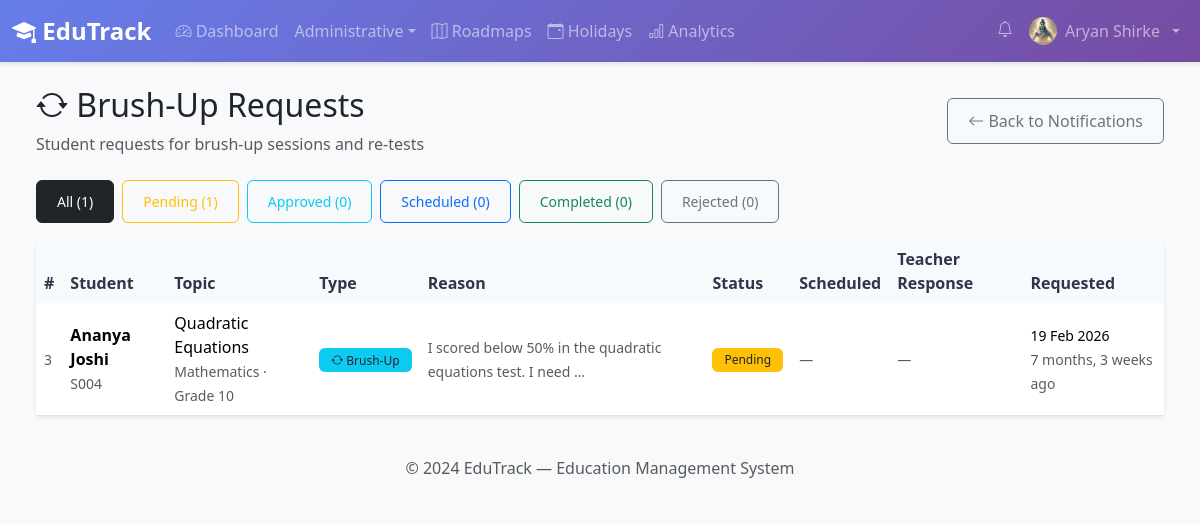
Screenshot of /admin-panel/brushups/ (signed in) with the database file from the repository.
### core/models.py (models this page shows, shortened)
class UserProfile(models.Model):
    ROLE_CHOICES = [
        ('admin', 'Administrator'),
        ('teacher', 'Teacher'),
        ('student', 'Student'),
        ('parent', 'Parent'),
    ]
    user = models.OneToOneField(
        User,
        on_delete=models.CASCADE,
        related_name='profile'
    )
    role = models.CharField(
        max_length=20,
        choices=ROLE_CHOICES,
        default='student'
    )
    phone_number = models.CharField(
        max_length=15,
        blank=True,
        help_text='Contact phone number'
    )
    profile_photo = models.ImageField(
        upload_to='profile_photos/',
        null=True,
        blank=True,
        validators=[validate_image_extension],
        help_text='Profile picture (JPG, PNG, GIF)'
    )
    date_of_birth = models.DateField(null=True, blank=True)
    address = models.TextField(blank=True, help_text='Residential address')
    pending_amount = models.DecimalField(
        max_digits=10,
        decimal_places=2,
        default=0.00,
        help_text='Running total of unpaid/overdue fees (auto-updated)'
    )
    created_at = models.DateTimeField(auto_now_add=True)
    updated_at = models.DateTimeField(auto_now=True)
    class Meta:
        verbose_name = 'User Profile'
        verbose_name_plural = 'User Profiles'
        ordering = ['user__first_name', 'user__last_name']

class BrushUpRequest(models.Model):
    REQUEST_TYPE_CHOICES = [
        ('brushup', 'Brush-Up Session'),
        ('retest', 'Re-test Request'),
    ]
    STATUS_CHOICES = [
        ('pending', 'Pending'),
        ('approved', 'Approved'),
        ('scheduled', 'Scheduled'),
        ('completed', 'Completed'),
        ('rejected', 'Rejected'),
    ]
    student = models.ForeignKey(Student, on_delete=models.CASCADE, related_name='brushup_requests')
    topic = models.ForeignKey(RoadmapTopic, on_delete=models.CASCADE, related_name='brushup_requests')
    request_type = models.CharField(max_length=20, choices=REQUEST_TYPE_CHOICES)
    reason = models.TextField()
    status = models.CharField(max_length=20, choices=STATUS_CHOICES, default='pending')
    scheduled_date = models.DateTimeField(null=True, blank=True)
    teacher_response = models.TextField(blank=True)
    created_at = models.DateTimeField(auto_now_add=True)
    updated_at = models.DateTimeField(auto_now=True)
    class Meta:
        verbose_name = 'Brush-Up Request'
        verbose_name_plural = 'Brush-Up Requests'
        ordering = ['-created_at']

class Student(models.Model):
    user = models.OneToOneField(
        User,
        on_delete=models.CASCADE,
        related_name='student'
    )
    roll_number = models.CharField(
        max_length=20,
        unique=True,
        blank=True,
        default='',
    )
    grade = models.CharField(max_length=10, help_text='Current grade/class')
    section = models.CharField(max_length=5, help_text='Section (A, B, C, etc.)')
    parent = models.ForeignKey(
        User,
        on_delete=models.SET_NULL,
        null=True,
        blank=True,
        related_name='children',
        limit_choices_to={'profile__role': 'parent'},
        help_text='Parent/Guardian'
    )
    admission_date = models.DateField(default=date.today)
    phone_number = models.CharField(
        max_length=15,
        help_text='Student contact phone number e.g. 9187263541'
    )
    address = models.TextField(
        help_text='Student residential address e.g. Viman Nagar, Pune'
    )
    is_active = models.BooleanField(default=True)
    blood_group = models.CharField(max_length=5, blank=True)
    medical_conditions = models.TextField(blank=True)
    created_at = models.DateTimeField(auto_now_add=True)
    updated_at = models.DateTimeField(auto_now=True)
    class Meta:
        verbose_name = 'Student'
        verbose_name_plural = 'Students'
        ordering = ['grade', 'section', 'roll_number']
        indexes = [
            models.Index(fields=['grade', 'section']),
            models.Index(fields=['roll_number']),
        ]

class RoadmapTopic(models.Model):
    STATUS_CHOICES = [
        ('not_started', 'Not Started'),
        ('in_progress', 'In Progress'),
        ('completed', 'Completed'),
        ('upcoming', 'Upcoming'),
    ]
    title = models.CharField(max_length=200)
    description = models.TextField(blank=True)
    parent_topic = models.ForeignKey(
        'self',
        on_delete=models.CASCADE,
        null=True,
        blank=True,
        related_name='subtopics',
        help_text='Parent topic for hierarchy'
    )
    order = models.IntegerField(default=0)
    status = models.CharField(max_length=20, choices=STATUS_CHOICES, default='upcoming')
    created_by = models.ForeignKey(
        User,
        on_delete=models.SET_NULL,
        null=True,
        blank=True,
        related_name='roadmap_topics'
    )
    subject = models.CharField(max_length=100, blank=True)
    grade = models.CharField(max_length=10, blank=True)
    estimated_hours = models.IntegerField(null=True, blank=True)
    resources = models.TextField(blank=True)
    test_scheduled = models.DateField(null=True, blank=True, help_text='Scheduled test date')
    test_title = models.CharField(max_length=200, blank=True)
    test_duration = models.IntegerField(null=True, blank=True, help_text='Test duration in minutes')
    created_at = models.DateTimeField(auto_now_add=True)
    updated_at = models.DateTimeField(auto_now=True)
    class Meta:
        verbose_name = 'Roadmap Topic'
        verbose_name_plural = 'Roadmap Topics'
        ordering = ['order', 'title']
        indexes = [
            models.Index(fields=['order']),
            models.Index(fields=['status']),
            models.Index(fields=['created_by']),
        ]

### core/views.py (the view)
# urls.py: path('admin-panel/brushups/', AdminBrushUpListView.as_view(), name='admin_brushups'),
class AdminBrushUpListView(LoginRequiredMixin, AdminRequiredMixin, View):
    template_name = 'admin/brushup_list.html'
    def get(self, request):
        status_filter = request.GET.get('status', '')
        brushups = BrushUpRequest.objects.select_related(
            'student__user', 'topic'
        ).order_by('-created_at')
        if status_filter:
            brushups = brushups.filter(status=status_filter)
        context = {
            'brushups':        brushups,
            'status_filter':   status_filter,
            'all_count':       BrushUpRequest.objects.count(),
            'pending_count':   BrushUpRequest.objects.filter(status='pending').count(),
            'approved_count':  BrushUpRequest.objects.filter(status='approved').count(),
            'scheduled_count': BrushUpRequest.objects.filter(status='scheduled').count(),
            'completed_count': BrushUpRequest.objects.filter(status='completed').count(),
            'rejected_count':  BrushUpRequest.objects.filter(status='rejected').count(),
        }
        return render(request, self.template_name, context)

### core/views.py (called while the page is built)
    def test_func(self):
        return (
            self.request.user.is_superuser or
            (hasattr(self.request.user, 'profile') and
             self.request.user.profile.role == 'admin')
        )

### templates/admin/brushup_list.html (shortened to what this page needs)
{% extends 'base.html' %}
{% block content %}
<div class="container-fluid">
  <div class="d-flex justify-content-between align-items-center mb-4">
    <div>
      <h2><i class="bi bi-arrow-repeat"></i> Brush-Up Requests</h2>
      <p class="text-muted mb-0">Student requests for brush-up sessions and re-tests</p>
    </div>
    <a href="{% url 'admin_notifications' %}" class="btn btn-outline-secondary">
      <i class="bi bi-arrow-left"></i> Back to Notifications
    </a>
  </div>
  <div class="d-flex gap-2 mb-3 flex-wrap">
    <a href="?status=" class="btn btn-sm {% if not status_filter %}btn-dark{% else %}btn-outline-dark{% endif %}">
      All ({{ all_count }})
    </a>
    <a href="?status=pending" class="btn btn-sm {% if status_filter == 'pending' %}btn-warning{% else %}btn-outline-warning{% endif %}">
      Pending ({{ pending_count }})
    </a>
    <a href="?status=approved" class="btn btn-sm {% if status_filter == 'approved' %}btn-info{% else %}btn-outline-info{% endif %}">
      Approved ({{ approved_count }})
    </a>
    <a href="?status=scheduled" class="btn btn-sm {% if status_filter == 'scheduled' %}btn-primary{% else %}btn-outline-primary{% endif %}">
      Scheduled ({{ scheduled_count }})
    </a>
    <a href="?status=completed" class="btn btn-sm {% if status_filter == 'completed' %}btn-success{% else %}btn-outline-success{% endif %}">
      Completed ({{ completed_count }})
    </a>
    <a href="?status=rejected" class="btn btn-sm {% if status_filter == 'rejected' %}btn-secondary{% else %}btn-outline-secondary{% endif %}">
      Rejected ({{ rejected_count }})
    </a>
  </div>
  <div class="card shadow-sm">
    <div class="card-body p-0">
      <div class="table-responsive">
        <table class="table table-hover align-middle mb-0">
          <thead class="table-dark">
            <tr>
              <th>#</th>
              <th>Student</th>
              <th>Topic</th>
              <th>Type</th>
              <th>Reason</th>
              <th>Status</th>
              <th>Scheduled</th>
              <th>Teacher Response</th>
              <th>Requested</th>
            </tr>
          </thead>
          <tbody>
            {% for req in brushups %}
            <tr>
              <td class="text-muted small">{{ req.id }}</td>
              <td>
                <div class="fw-semibold">{{ req.student.user.get_full_name }}</div>
                <small class="text-muted">{{ req.student.roll_number }}</small>
              </td>
              <td>
                <div>{{ req.topic.title }}</div>
                <small class="text-muted">
                  {{ req.topic.subject|default:"—" }}
                  {% if req.topic.grade %} · Grade {{ req.topic.grade }}{% endif %}
                </small>
              </td>
              <td>
                {% if req.request_type == 'brushup' %}
                  <span class="badge bg-info text-dark"><i class="bi bi-arrow-repeat"></i> Brush-Up</span>
                {% else %}
                  <span class="badge bg-primary"><i class="bi bi-pencil-square"></i> Re-test</span>
                {% endif %}
              </td>
              <td>
                <span class="text-muted small">{{ req.reason|truncatechars:60 }}</span>
              </td>
              <td>
                {% if req.status == 'pending' %}
                  <span class="badge bg-warning text-dark">Pending</span>
                {% elif req.status == 'approved' %}
                  <span class="badge bg-info text-dark">Approved</span>
                {% elif req.status == 'scheduled' %}
                  <span class="badge bg-primary">Scheduled</span>
                {% elif req.status == 'completed' %}
                  <span class="badge bg-success">Completed</span>
                {% elif req.status == 'rejected' %}
                  <span class="badge bg-secondary">Rejected</span>
                {% endif %}
              </td>
              <td>
                {% if req.scheduled_date %}
                  <small>{{ req.scheduled_date|date:"d M Y, H:i" }}</small>
                {% else %}
                  <span class="text-muted small">—</span>
                {% endif %}
              </td>
              <td>
                {% if req.teacher_response %}
                  <span class="text-muted small">{{ req.teacher_response|truncatechars:50 }}</span>
                {% else %}
                  <span class="text-muted small">—</span>
                {% endif %}
              </td>
              <td>
                <small>{{ req.created_at|date:"d M Y" }}</small><br>
                <small class="text-muted">{{ req.created_at|timesince }} ago</small>
              </td>
            </tr>
            {% endfor %}
          </tbody>
        </table>
      </div>
    </div>
  </div>
</div>
{% endblock %}

### templates/base.html (shortened to what this page needs)
{% load static %}
<!DOCTYPE html>
<html lang="en">
<head>
  <link href="https://cdn.jsdelivr.net/npm/bootstrap@5.3.2/dist/css/bootstrap.min.css" rel="stylesheet">
  <link rel="stylesheet" href="https://cdn.jsdelivr.net/npm/bootstrap-icons@1.11.1/font/bootstrap-icons.css">
  <link rel="stylesheet" href="{% static 'css/style.css' %}">
</head>
<body>
  {% if user.is_authenticated %}
  <nav class="navbar navbar-expand-lg navbar-dark" style="background: linear-gradient(135deg,#667eea,#764ba2)">
    <div class="container-fluid">
      <a class="navbar-brand fw-bold" href="{% url 'dashboard' %}">
        <i class="bi bi-mortarboard-fill"></i> EduTrack
      </a>
      <div class="collapse navbar-collapse" id="navbarNav">
        <ul class="navbar-nav me-auto">
          {% if user.profile.role == 'admin' or user.is_superuser %}
          <li class="nav-item"><a class="nav-link" href="{% url 'admin_dashboard' %}"><i class="bi bi-speedometer2"></i> Dashboard</a></li>
          <li class="nav-item dropdown">
            <a class="nav-link dropdown-toggle" href="#" data-bs-toggle="dropdown">Administrative</a>
          </li>
          <li class="nav-item"><a class="nav-link" href="{% url 'all_roadmaps' %}"><i class="bi bi-map"></i> Roadmaps</a></li>
          <li class="nav-item"><a class="nav-link" href="{% url 'holiday_list' %}"><i class="bi bi-calendar-event"></i> Holidays</a></li>
          <li class="nav-item"><a class="nav-link" href="{% url 'admin_analytics' %}"><i class="bi bi-bar-chart"></i> Analytics</a></li>
          {% elif user.profile.role == 'parent' %}
          <li class="nav-item"><a class="nav-link" href="{% url 'parent_dashboard' %}">Dashboard</a></li>
          <li class="nav-item"><a class="nav-link" href="{% url 'public_roadmaps' %}">Roadmaps</a></li>
          <li class="nav-item"><a class="nav-link" href="{% url 'parent_feedback' %}">Feedback</a></li>
          {% endif %}
        </ul>
        <ul class="navbar-nav">
          <li class="nav-item">
            <a class="nav-link position-relative" {% if request.user.profile.role == 'admin' %}
							href="{% url 'admin_notifications' %}"
						{% else %}
							href="{% url 'notifications' %}"
						{% endif %}>
              <i class="bi bi-bell"></i>
            </a>
          </li>
          <li class="nav-item dropdown">
            <a class="nav-link dropdown-toggle d-flex align-items-center gap-2" href="#" data-bs-toggle="dropdown">
              {% if user.profile.profile_photo %}
                <img src="{{ user.profile.profile_photo.url }}" class="rounded-circle" width="28" height="28" style="object-fit:cover;">
              {% else %}
                <i class="bi bi-person-circle"></i>
              {% endif %}
              {{ user.get_full_name|default:user.username }}
            </a>
          </li>
        </ul>
      </div>
    </div>
  </nav>
  {% endif %}
  <div class="container-fluid py-4 px-4">
    {% block content %}{% endblock %}
  </div>
  <footer class="footer mt-auto py-3 bg-light">
    <div class="container text-center">
      <span class="text-muted">© 2024 EduTrack — Education Management System</span>
    </div>
  </footer>
</body>
</html>

### static/css/style.css (style rules this page uses)
:root { --primary-color: #667eea; --secondary-color: #764ba2; --success-color: #48bb78; --danger-color: #f56565; --warning-color: #ed8936; --info-color: #4299e1; --dark-color: #2d3748; --light-color: #f7fafc; }
body { font-family: 'Segoe UI', Tahoma, Geneva, Verdana, sans-serif; background-color: #f8f9fa; }
.navbar-brand { font-weight: 700; font-size: 1.5rem; }
.navbar { box-shadow: 0 2px 4px rgba(0,0,0,.1); }
.card { border: none; box-shadow: 0 2px 8px rgba(0,0,0,.1); transition: transform 0.2s, box-shadow 0.2s; }
.btn { border-radius: 6px; font-weight: 500; padding: 10px 20px; transition: all 0.3s; }
.table { background: white; }
.table thead th { background-color: var(--light-color); color: var(--dark-color); font-weight: 600; border: none; }
.badge { padding: 6px 12px; font-weight: 500; border-radius: 6px; }
.footer { margin-top: 50px; padding: 20px 0; background-color: var(--light-color); text-align: center; color: #718096; }

### rows the page displays
BrushUpRequest: id "3", student.user.get_full_name "Ananya Joshi", student.roll_number "S004", topic "Quadratic Equations", topic.subject "Mathematics", topic.grade "10", request_type "brushup" (drawn), reason "I scored below 50% in the quadratic equations test. I need …", status "Pending", created_at "19 Feb 2026", created_at "7 months, 3 weeks"

### other values shown
{{ user.get_full_name|default:user.username }} "Aryan Shirke"
{{ all_count }} "1"
{{ pending_count }} "1"
{{ approved_count }} "0"
{{ scheduled_count }} "0"
{{ completed_count }} "0"
{{ rejected_count }} "0"
